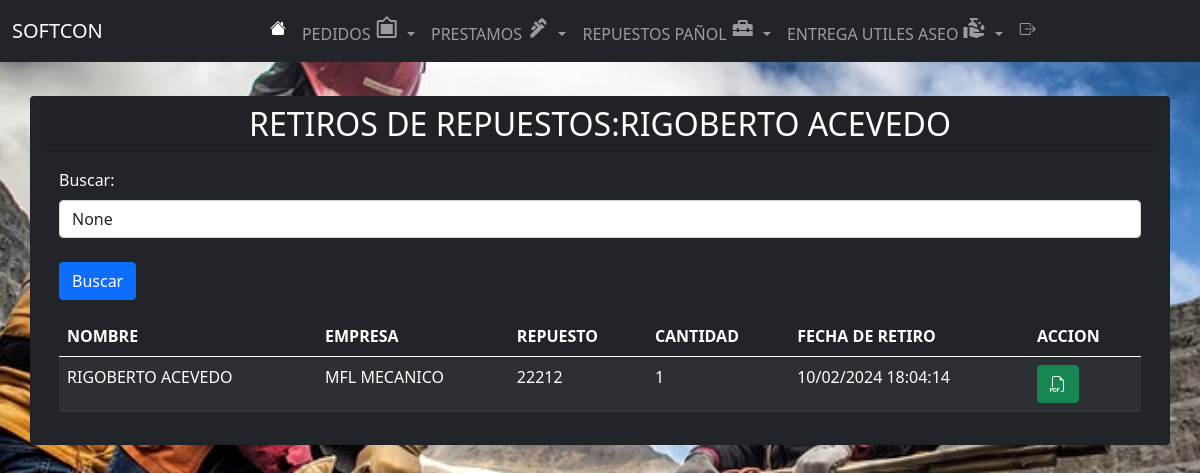
Before: /lista_RetiroRepuesto_obrero/13/ (signed in) with the older database file.
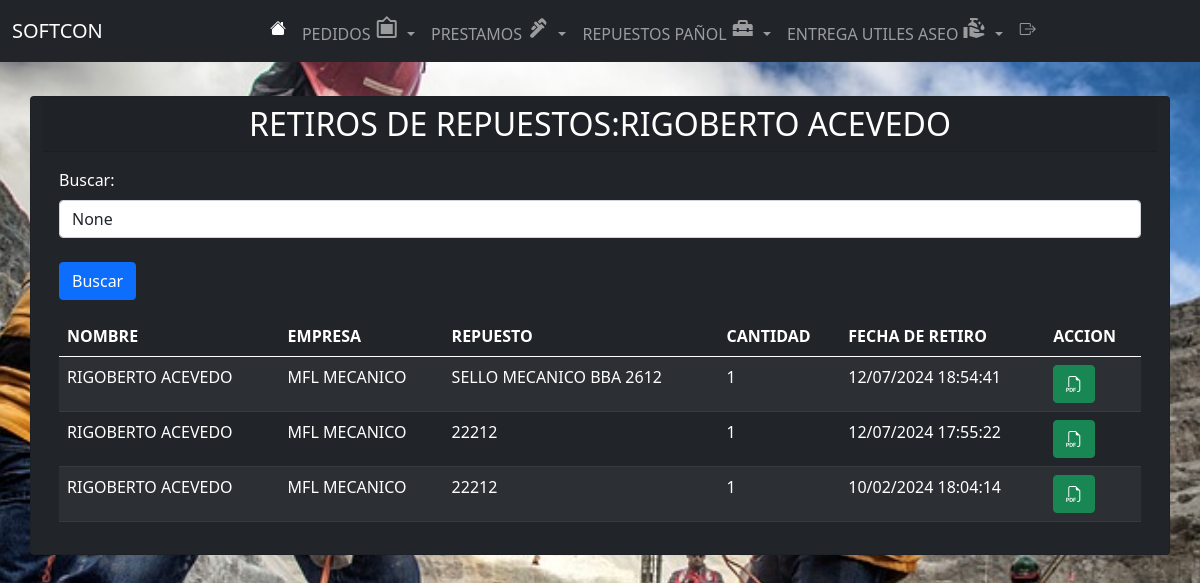
After: the same page with the newer database file.
### app/models.py (models this page shows, shortened)
class RetiroRepuesto(models.Model):
    trabajador = models.ForeignKey(Obrero, related_name="retirorepuesto", on_delete=models.CASCADE, verbose_name="Obrero")
    empresa = models.ForeignKey(Empresa, related_name="retirorepuesto", on_delete=models.CASCADE, verbose_name="empresa")
    repuesto = models.ForeignKey(Repuesto, related_name="retirorepuesto", on_delete=models.CASCADE, verbose_name="REPUESTO")
    cantidad = models.PositiveIntegerField()
    fecha_retiro = models.DateTimeField(auto_now_add=True)

class Obrero(models.Model):
    nombre = models.CharField(max_length=100)

class Empresa(models.Model):
    nombre = models.CharField(max_length=100)
    def __str__(self):
        return self.nombre

class Repuesto(models.Model):
    nombre = models.CharField(max_length=100)
    cantidad = models.IntegerField(default=0)
    def __str__(self):
        return self.nombre

### app/views.py (the view, shortened to what this page needs)
# urls.py: path('lista_RetiroRepuesto_obrero/<int:obrero_id>/', lista_RetiroRepuesto_obrero, name='lista_RetiroRepuesto_obrero'),
@login_required
def lista_RetiroRepuesto_obrero(request, obrero_id):
    obrero = get_object_or_404(Obrero, id=obrero_id)
    retirorepuesto_obrero = RetiroRepuesto.objects.filter(trabajador=obrero)
    search_term = request.GET.get('buscar')
    retirorepuesto_obrero = retirorepuesto_obrero.order_by('-fecha_retiro')
    paginator = Paginator(retirorepuesto_obrero, 10)
    page = request.GET.get('page')
    try:
        retirorepuesto_pagina = paginator.page(page)
    except PageNotAnInteger:
        retirorepuesto_pagina = paginator.page(1)
    except EmptyPage:
        retirorepuesto_pagina = paginator.page(paginator.num_pages)
    for retirorepuesto in retirorepuesto_pagina:
        retirorepuesto.fecha_retiro_formatted = retirorepuesto.fecha_retiro.strftime("%d/%m/%Y %H:%M")
    return render(request, 'app/lista_RetiroRepuesto_obrero.html', {
        'retirorepuesto_obrero': retirorepuesto_pagina,
        'obrero': obrero,
        'search_term': search_term
    })

### app/templates/app/lista_RetiroRepuesto_obrero.html (shortened to what this page needs)
{% extends 'app/base.html' %}
{% block content %}
<br><br><br><br>
<div class="container">
  <div class="row justify-content-center">
    <div class="card bg-dark text-white">
      <h2 class="card-header text-center">RETIROS DE REPUESTOS:{{ obrero.nombre }}</h2>
      <div class="card-body">
        <div class="mb-3">
          <form method="GET" action="{% url 'lista_RetiroRepuesto_obrero' obrero.id %}">
              <label for="buscar" class="form-label">Buscar:</label>
              <input type="text" class="form-control" id="buscar" name="buscar" placeholder="Escribe para buscar..."
                  value="{{ search_term }}">
                  <br>
              <button type="submit" class="btn btn-primary">Buscar</button>
          </form>
        </div>
        <table class="table mx-auto table-dark table-striped">
          <thead>
            <tr>
              <th class="text-white">NOMBRE</th>
              <th class="text-white">EMPRESA</th>
              <th class="text-white">REPUESTO</th>
              <th class="text-white">CANTIDAD</th>
              <th class="text-white">FECHA DE RETIRO</th>
              <th class="text-white">ACCION</th>
            </tr>
          </thead>
          <tbody>
            {% for retirorepuesto in retirorepuesto_obrero %}
            <tr>
              <td class="text-white">{{ retirorepuesto.trabajador.nombre }}</td>
              <td class="text-white">{{ retirorepuesto.empresa }}</td>
              <td class="text-white">{{ retirorepuesto.repuesto }}</td>
              <td class="text-white">{{ retirorepuesto.cantidad }}</td>
              <td class="text-white">
                {% if retirorepuesto.fecha_retiro %}
                    {{ retirorepuesto.fecha_retiro|date:"d/m/Y H:i:s" }}
                {% else %}
                    Sin fecha de retiro
                {% endif %}
            </td>
            <td><a href="{% url 'generar_pdf_retiro' obrero.id %}?buscar={{ search_term|urlencode }}" class="btn btn-success"><i class="bi bi-filetype-pdf"></i></a></td>
            </tr>
            {% endfor %}
          </tbody>
        </table>
      </div>
    </div>
  </div>
</div>
{% endblock %}

Changed rows visible on the page:
added RetiroRepuesto: trabajador.nombre "RIGOBERTO ACEVEDO", empresa "MFL MECANICO", repuesto "SELLO MECANICO BBA 2612", cantidad "1", fecha_retiro "12/07/2024 18:54:41"
added RetiroRepuesto: trabajador.nombre "RIGOBERTO ACEVEDO", empresa "MFL MECANICO", repuesto "22212", cantidad "1", fecha_retiro "12/07/2024 17:55:22"
